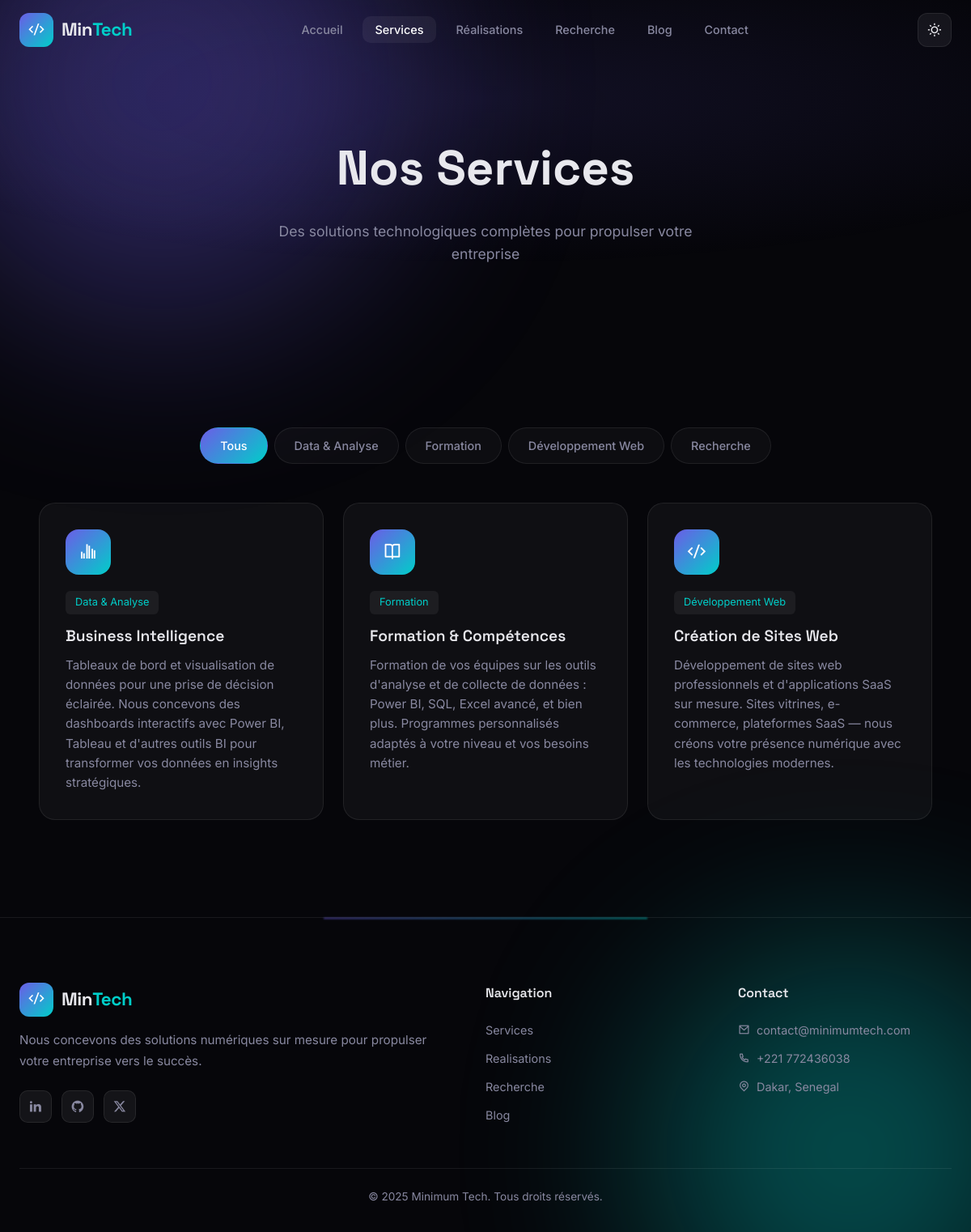
Page /services/ on the committed database.
### core/models.py (models this page shows, shortened)
class Service(models.Model):
    CATEGORY_CHOICES = [
        ('data', 'Data & Analyse'),
        ('formation', 'Formation'),
        ('web', 'Développement Web'),
        ('recherche', 'Recherche'),
    ]
    title = models.CharField(max_length=200)
    description = models.TextField()
    category = models.CharField(max_length=20, choices=CATEGORY_CHOICES, default='data')
    icon = models.CharField(max_length=50, default='ri-briefcase-line')
    link = models.URLField(blank=True, null=True)
    image = models.ImageField(upload_to='services/', blank=True, null=True)
    display_order = models.IntegerField(default=0)
    active = models.BooleanField(default=True)
    created_at = models.DateTimeField(auto_now_add=True)
    class Meta:
        ordering = ['display_order']

class CompanyInfo(models.Model):
    key = models.CharField(max_length=100, unique=True)
    value = models.TextField(blank=True, null=True)
    updated_at = models.DateTimeField(auto_now=True)

### core/views.py (the view)
# urls.py: path('services/', views.services_page, name='services'),
def services_page(request):
    category = request.GET.get('cat', '')
    services = Service.objects.filter(active=True)
    if category:
        services = services.filter(category=category)
    context = {
        'services': services,
        'categories': Service.CATEGORY_CHOICES,
        'current_category': category,
        'company': get_company_info(),
    }
    return render(request, 'core/services.html', context)

### core/views.py (called while the page is built)
def get_company_info():
    return {info.key: info.value for info in CompanyInfo.objects.all()}

### templates/core/services.html (shortened to what this page needs)
{% extends 'base.html' %}
{% block content %}
<div class="mesh-bg"><div class="blob blob-1"></div><div class="blob blob-2"></div></div>
<div class="page-hero">
  <h1>Nos Services</h1>
  <p>Des solutions technologiques complètes pour propulser votre entreprise</p>
</div>
<section class="section">
  <div class="container">
    <div class="cat-filter">
      <a href="/services/" class="{% if not current_category %}active{% endif %}">Tous</a>
      {% for val, label in categories %}
      <a href="/services/?cat={{ val }}" class="{% if current_category == val %}active{% endif %}">{{ label }}</a>
      {% endfor %}
    </div>
    <div class="card-grid">
      {% for service in services %}
      <div class="card animate delay-{{ forloop.counter }}">
        <div class="card-icon"><i class="{{ service.icon }}"></i></div>
        <span class="tag" style="margin-bottom:12px;display:inline-block">{{ service.get_category_display }}</span>
        <h3>{{ service.title }}</h3>
        <p>{{ service.description }}</p>
      </div>
      {% empty %}
      <div class="empty-state" style="grid-column:1/-1"><i class="ri-inbox-line"></i><p>Aucun service dans cette catégorie.</p></div>
      {% endfor %}
    </div>
  </div>
</section>
{% endblock %}

### templates/base.html (shortened to what this page needs)
{% load static %}
<!DOCTYPE html>
<html lang="fr" data-theme="dark">
<head>
    <link href="https://cdn.jsdelivr.net/npm/remixicon@4.1.0/fonts/remixicon.css" rel="stylesheet">
    <link rel="stylesheet" href="{% static 'css/style.css' %}">
</head>
<body>
    <nav class="nav" id="nav">
        <div class="nav-inner">
            <a href="/" class="nav-logo">
                <span class="logo-icon"><i class="ri-code-s-slash-line"></i></span>
                <span class="logo-text">Min<span class="accent">Tech</span></span>
            </a>
            <ul class="nav-links" id="navLinks">
                <li><a href="/" class="{% if request.path == '/' %}active{% endif %}">Accueil</a></li>
                <li><a href="/services/" class="{% if request.path == '/services/' %}active{% endif %}">Services</a></li>
                <li><a href="/realisations/" class="{% if request.path == '/realisations/' %}active{% endif %}">Réalisations</a></li>
                <li><a href="/recherche/" class="{% if request.path == '/recherche/' %}active{% endif %}">Recherche</a></li>
                <li><a href="/blog/" class="{% if request.path == '/blog/' %}active{% endif %}">Blog</a></li>
                <li><a href="/contact/" class="{% if request.path == '/contact/' %}active{% endif %}">Contact</a></li>
            </ul>
            <div style="display:flex;align-items:center;gap:8px">
              <button class="theme-toggle" id="themeToggle" aria-label="Changer de theme">
                <i class="ri-sun-line" id="themeIcon"></i>
              </button>
            </div>
        </div>
    </nav>
    {% block content %}{% endblock %}
    <footer class="footer">
        <div class="footer-glow"></div>
        <div class="container">
            <div class="footer-grid">
                <div class="footer-brand">
                    <a href="/" class="nav-logo">
                        <span class="logo-icon"><i class="ri-code-s-slash-line"></i></span>
                        <span class="logo-text">Min<span class="accent">Tech</span></span>
                    </a>
                    <p class="footer-desc">{{ company.company_description|default:"Solutions technologiques innovantes pour propulser votre entreprise." }}</p>
                    <div class="footer-social">
                        <a href="#"><i class="ri-linkedin-fill"></i></a>
                        <a href="#"><i class="ri-github-fill"></i></a>
                        <a href="#"><i class="ri-twitter-x-fill"></i></a>
                    </div>
                </div>
                <div class="footer-col">
                    <h4>Navigation</h4>
                    <a href="/services/">Services</a>
                    <a href="/realisations/">Realisations</a>
                    <a href="/recherche/">Recherche</a>
                    <a href="/blog/">Blog</a>
                </div>
                <div class="footer-col">
                    <h4>Contact</h4>
                    <a href="mailto:{{ company.company_email|default:'contact@minimumtech.com' }}"><i class="ri-mail-line"></i> {{ company.company_email|default:"contact@minimumtech.com" }}</a>
                    <a href="tel:{{ company.company_phone|default:'+243000000000' }}"><i class="ri-phone-line"></i> {{ company.company_phone|default:"+243 000 000 000" }}</a>
                    <p><i class="ri-map-pin-line"></i> {{ company.company_address|default:"Kinshasa, RDC" }}</p>
                </div>
            </div>
            <div class="footer-bottom">
                <p>{{ company.footer_text|default:"2025 Minimum Tech. Tous droits reserves." }}</p>
            </div>
        </div>
    </footer>
</body>
</html>

### rows in the picture
Service: category "Data & Analyse", title "Business Intelligence", description "Tableaux de bord et visualisation de données pour une prise de décision éclairée. Nous concevons des dashboards interactifs avec Power BI, Tableau et d'autres outils BI pour transformer vos données en insights stratégiques."
Service: category "Formation", title "Formation & Compétences", description "Formation de vos équipes sur les outils d'analyse et de collecte de données : Power BI, SQL, Excel avancé, et bien plus. Programmes personnalisés adaptés à votre niveau et vos besoins métier."
Service: category "Développement Web", title "Création de Sites Web", description "Développement de sites web professionnels et d'applications SaaS sur mesure. Sites vitrines, e-commerce, plateformes SaaS — nous créons votre présence numérique avec les technologies modernes."
CompanyInfo: company_description "Nous concevons des solutions numériques sur mesure pour propulser votre entreprise vers le succès."
CompanyInfo: company_email "contact@minimumtech.com"
CompanyInfo: company_phone "+221 772436038"
CompanyInfo: company_address "Dakar, Senegal"
CompanyInfo: footer_text "© 2025 Minimum Tech. Tous droits réservés."

### other values in the picture
{{ label }} "Data & Analyse" "Formation" "Développement Web" "Recherche"
